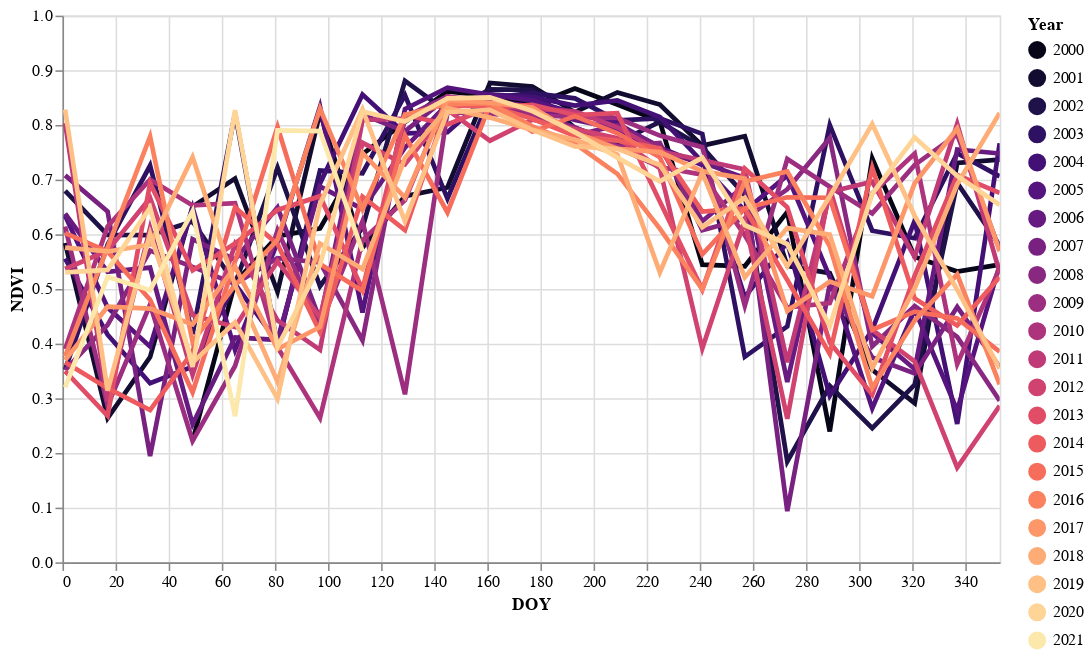

Write notebook code for a chart like this one.
### Code cell
highlight = alt.selection(
    type='single', on='mouseover', fields=['Year'], nearest=True)

base = alt.Chart(ndvi_df).encode(
    x=alt.X('DOY:Q', scale=alt.Scale(domain=[0, 353], clamp=True)),
    y=alt.Y('NDVI:Q', scale=alt.Scale(domain=[0, 1])),
    color=alt.Color('Year:O', scale=alt.Scale(scheme='magma')))

points = base.mark_circle().encode(
    opacity=alt.value(0),
    tooltip=[
        alt.Tooltip('Year:O', title='Year'),
        alt.Tooltip('DOY:Q', title='DOY'),
        alt.Tooltip('NDVI:Q', title='NDVI')
    ]).add_selection(highlight)

lines = base.mark_line().encode(
    size=alt.condition(~highlight, alt.value(1), alt.value(3)))

(points + lines).properties(width=600, height=350).interactive()

### Figure 1 — Vega-Lite specification as saved in the notebook (floating-point values rounded to 4 significant figures; data arrays with more than 128 entries replaced by an {"elided": "..."} marker saying what was removed)
{"config": {"view": {"continuousWidth": 400, "continuousHeight": 300}}, "layer": [{"mark": "circle", "encoding": {"color": {"type": "ordinal", "field": "Year", "scale": {"scheme": "magma"}}, "opacity": {"value": 0}, "tooltip": [{"type": "ordinal", "field": "Year", "title": "Year"}, {"type": "quantitative", "field": "DOY", "title": "DOY"}, {"type": "quantitative", "field": "NDVI", "title": "NDVI"}], "x": {"type": "quantitative", "field": "DOY", "scale": {"clamp": true, "domain": [0, 353]}}, "y": {"type": "quantitative", "field": "NDVI", "scale": {"domain": [0, 1]}}}, "selection": {"selector017": {"type": "single", "on": "mouseover", "fields": ["Year"], "nearest": true}, "selector018": {"type": "interval", "bind": "scales", "encodings": ["x", "y"]}}}, {"mark": "line", "encoding": {"color": {"type": "ordinal", "field": "Year", "scale": {"scheme": "magma"}}, "size": {"condition": {"value": 1, "selection": {"not": "selector017"}}, "value": 3}, "x": {"type": "quantitative", "field": "DOY", "scale": {"clamp": true, "domain": [0, 353]}}, "y": {"type": "quantitative", "field": "NDVI", "scale": {"domain": [0, 1]}}}}], "data": {"name": "data-1e2d8e25fd27307361dfa03358a63c36"}, "height": 350, "width": 600, "$schema": "https://vega.github.io/schema/vega-lite/v4.8.1.json", "datasets": {"data-1e2d8e25fd27307361dfa03358a63c36": {"elided": "488 records"}}}
